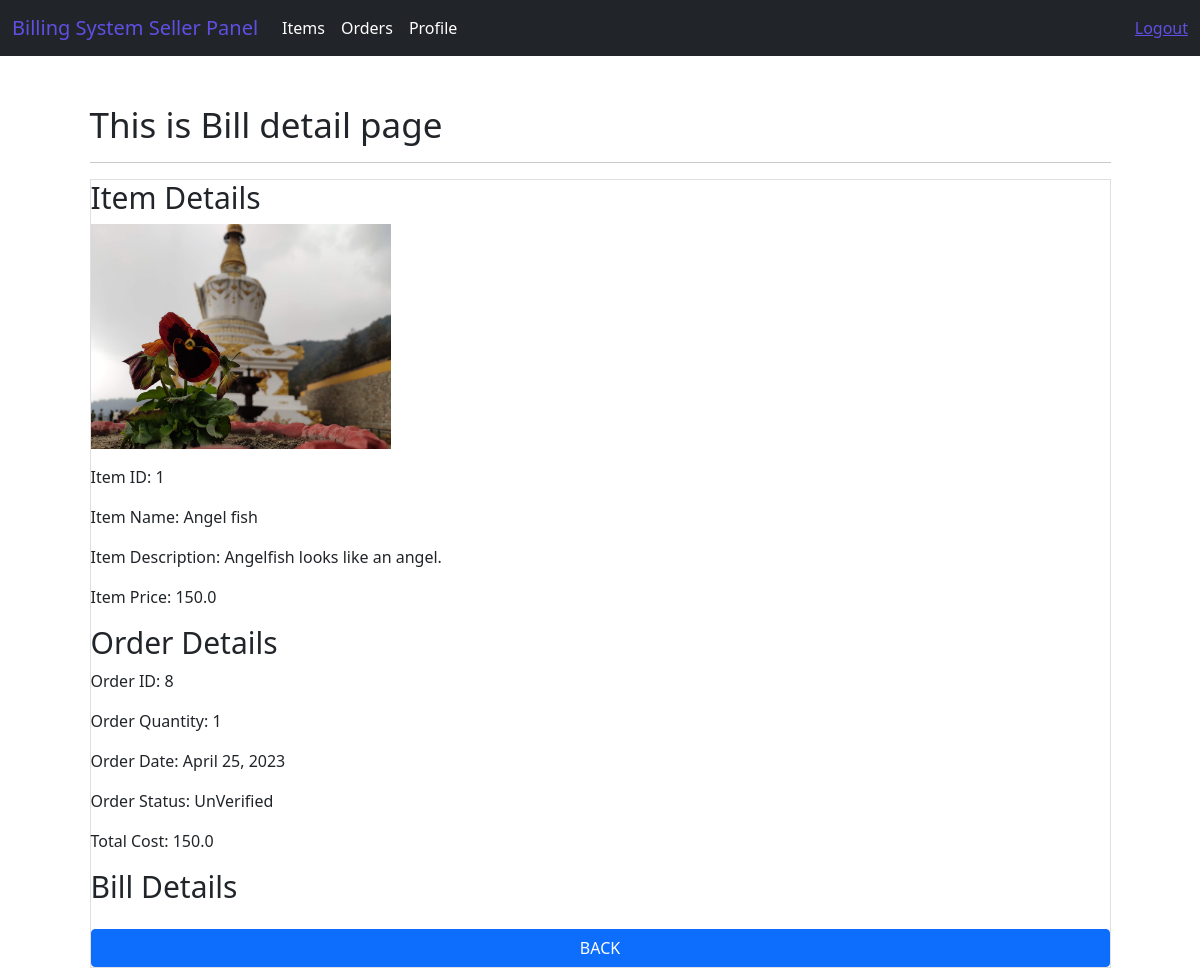
Page /seller/order/view/8 (signed in) on the earlier database version.
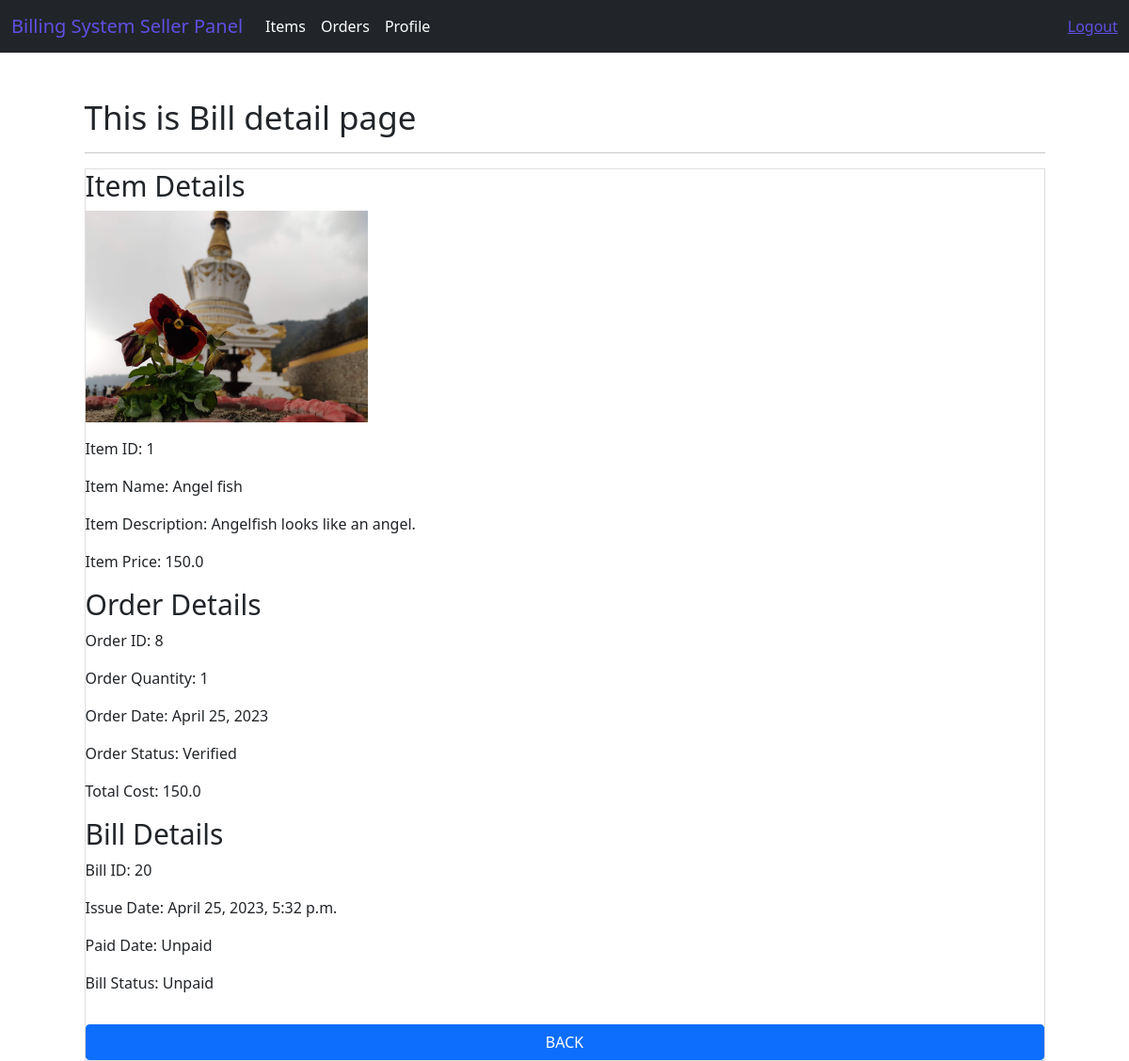
Same page on the later database version.
### system/models.py (models this page shows, shortened)
class Order(models.Model):
    VERIFIED = 'Verified'
    UNVERIFIED= 'Unverified'
    STATUS_CHOICES = [
            (VERIFIED, 'Verified'),
            (UNVERIFIED, 'Unverified')
            ]
    order_quantity = models.PositiveIntegerField(default=0)
    order_date = models.DateField(auto_now_add=True)
    order_status = models.CharField(max_length=20, choices=STATUS_CHOICES,default= "Unverified")
    item_id = models.ForeignKey(Item, on_delete=models.CASCADE)
    customusers = models.ForeignKey(CustomUser, on_delete=models.CASCADE, related_name='orders')
    total_cost = models.FloatField(default=0.0)
    class Meta:
        db_table = "Order"

class Bill(models.Model):
    PAID = 'Paid'
    UNPAID= 'Unpaid'
    STATUS_CHOICES = [
            (PAID, 'Paid'),
            (UNPAID, 'Unpaid')
            ]
    issue_date = models.DateTimeField(auto_now_add=True)
    paid_date = models.DateTimeField(default=None, blank=True, null=True)
    bill_status = models.CharField(max_length=10,choices=STATUS_CHOICES,default="Unpaid")
    customusers = models.ForeignKey(CustomUser, on_delete=models.CASCADE, related_name='bills')
    order_id = models.ForeignKey(Order, on_delete=models.CASCADE)
    class Meta:
        db_table = "Bills"

### Seller/views.py (the view)
# urls.py: path('order/view/<int:id>',views.bill_index,name= 'bill-index'),
@login_required(login_url='login')
def bill_index(request, id):
    order = Order.objects.select_related('item_id__customusers').get(id=id)
    item = order.item_id
    bills = Bill.objects.filter(order_id=id)
    context = {"order": order, "item": item, "bills": bills}
    return render(request, 'sellerPanel/orders/orders_view.html', context)

### templates/sellerPanel/orders/orders_view.html (shortened to what this page needs)
{% extends 'layouts/seller_master.html' %}
{% block content %}
<div class="container mt-5">
    <h1>This is Bill detail page</h1>
    <hr>
    <div class="card">
        <h2>Item Details</h2>
        <p><img src="{{ item.item_image.url }}" width="300"></p>
        <p>Item ID: {{ item.id }}</p>
        <p>Item Name: {{ item.item_name }}</p>
        <p>Item Description: {{ item.item_description }}</p>
        <p>Item Price: {{ item.item_price }}</p>
        <h2>Order Details</h2>
        <p>Order ID: {{ order.id }}</p>
        <p>Order Quantity: {{ order.order_quantity }}</p>
        <p>Order Date: {{ order.order_date }}</p>
        <p>Order Status: {{ order.order_status }}</p>
        <p>Total Cost: {{ order.total_cost }}</p>
        <h2>Bill Details</h2>
        {% for bill in bills %}
        <p>Bill ID: {{ bill.id }}</p>
        <p>Issue Date: {{ bill.issue_date }}</p>
        <p>Paid Date: {% if bill.paid_date %}
                        {{ bill.paid_date }}
                      {% else %}
                         Unpaid
                      {% endif %}</p>
        <p>Bill Status: {{ bill.bill_status }}</p>
        {% endfor %}
    <a href="{% url 'order-index' %}" class="btn btn-primary mt-3">BACK</a>
</div>
{% endblock %}

Differences in the rows shown:
changed Order id 8: order_status "UnVerified" → "Verified"
added Bill: id "20", issue_date "April 25, 2023, 5:32 p.m.", shows "Unpaid", bill_status "Unpaid"
